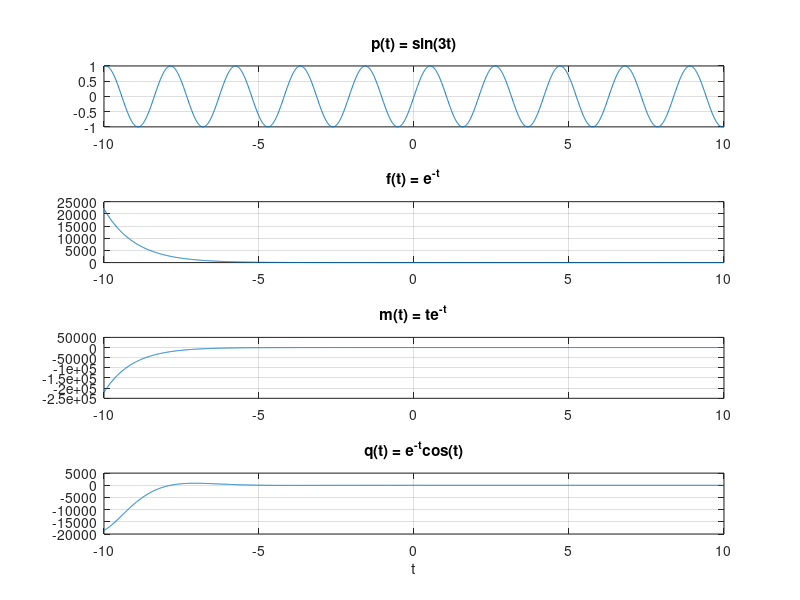

This chart was generated by the following MATLAB code:
t = -10:0.01:10;
p = sin(3*t);
f = exp(-t);
m = t.*exp(-t);
q = exp(-t).*cos(t);

figure;
subplot(4,1,1); plot(t, p); grid on; title('p(t) = sin(3t)');
subplot(4,1,2); plot(t, f); grid on; title('f(t) = e^{-t}');
subplot(4,1,3); plot(t, m); grid on; title('m(t) = te^{-t}');
subplot(4,1,4); plot(t, q); grid on; title('q(t) = e^{-t}cos(t)');
xlabel('t');
